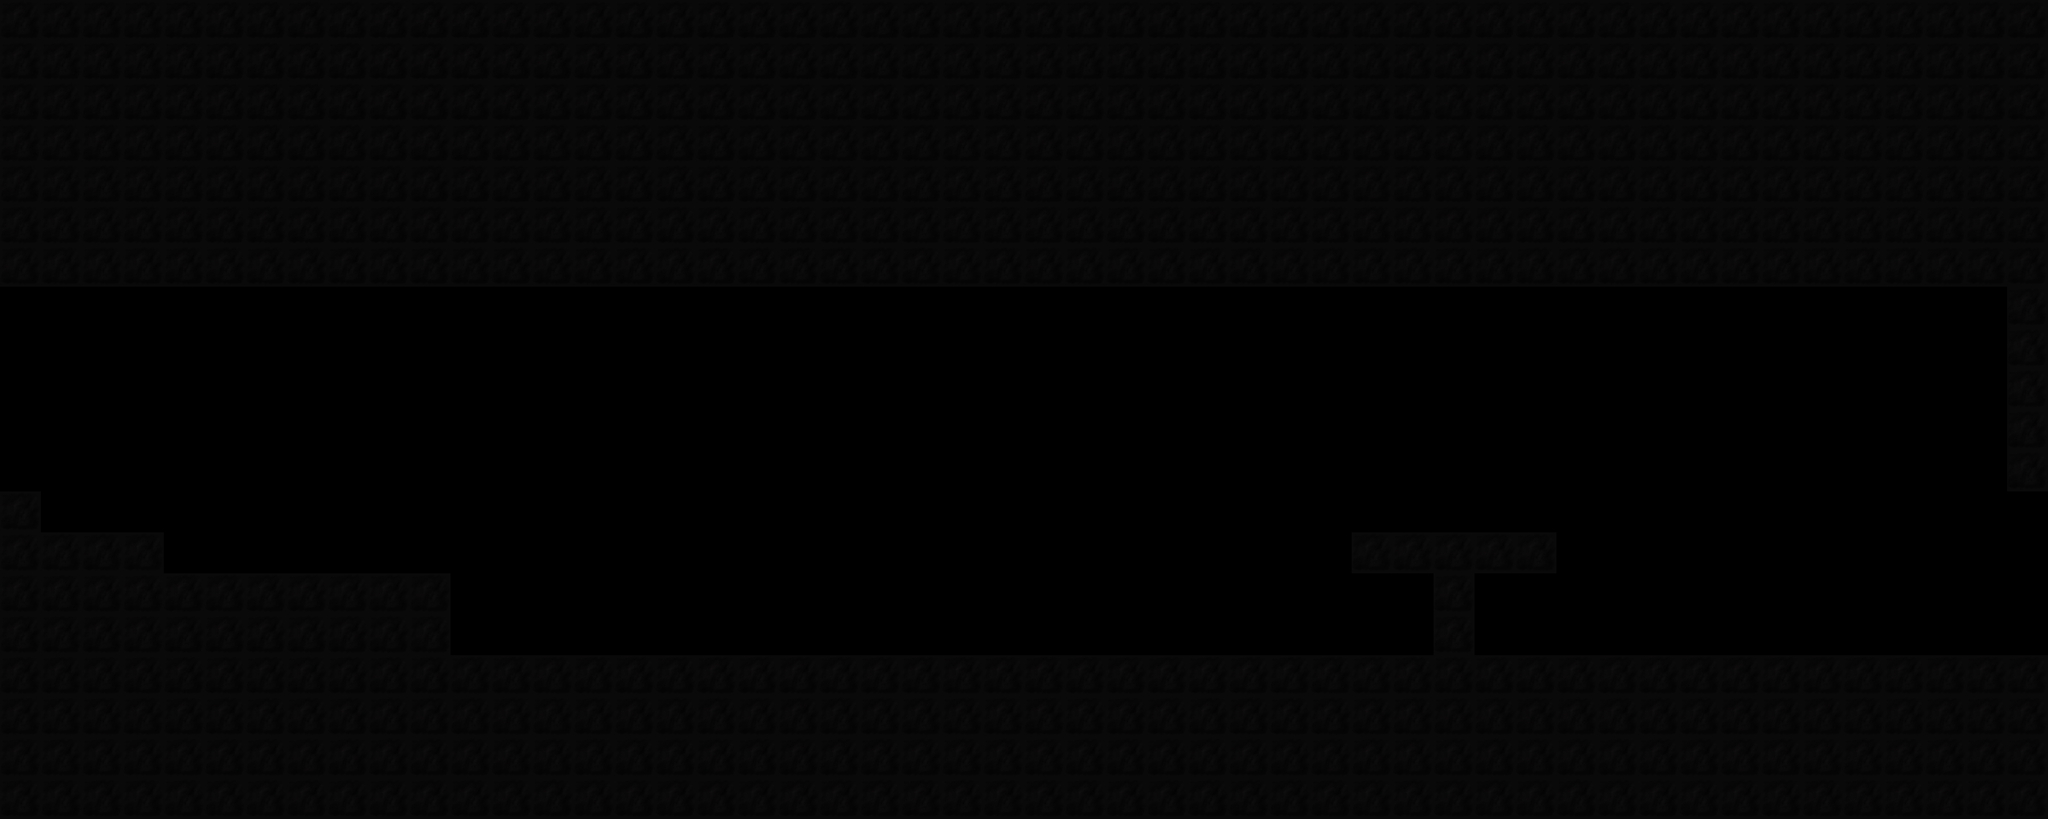

Rendered tile map (Tiled .tmx) drawn with the repository's tilesets; below, a short description and the map source with its tile grids summarised:
An orthogonal 50x20 tile map with 128x128 px tiles, 1 tile layer (Tile Layer 1).

<map version="1.0" orientation="orthogonal" width="50" height="20" tilewidth="128" tileheight="128">
 <tileset firstgid="1" name="aaa" tilewidth="128" tileheight="128">
  <image source="../images/Tiles.png" trans="4b4b4b" width="128" height="768" />
 </tileset>
 <layer name="Tile Layer 1" width="50" height="20">
  <data>[1000 cells, 589 non-empty, 1 distinct tile ids]</data>
 </layer>
</map>
